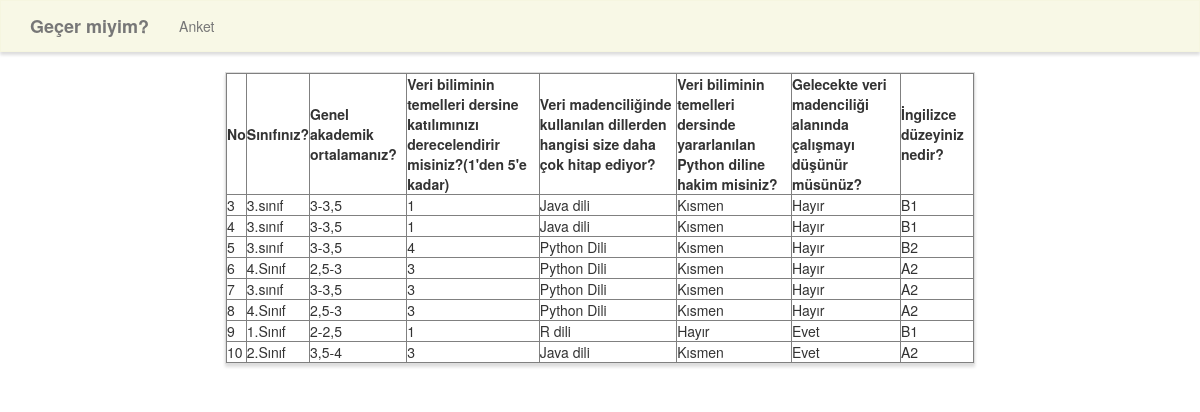
The page /analiz on the database its author committed.
### proje_anket/models.py (models this page shows)
class Cevaplar(models.Model):
    user_id = models.CharField(max_length=255)
    sinif = models.CharField(max_length=255)
    ortalama =models.CharField(max_length=255)
    katilim_derecesi =models.CharField(max_length=255)
    hitap_eden=models.CharField(max_length=255)
    hakim_misin=models.CharField(max_length=255)
    dusunur_musun=models.CharField(max_length=255)
    ing_duzey=models.CharField(max_length=255)

### proje_anket/views.py (the view)
# urls.py: path('analiz', anket_views.analiz, name='analiz'),
def analiz(request):
    context = {
        'sorular' : model_soru_secenek,
        'cevaplar': Cevaplar.objects.all()
    }
    return render(request, 'proje_anket/analiz.html', context)

### proje_anket/templates/proje_anket/analiz.html (shortened to what this page needs)
{% extends "proje_anket/base.html" %}
{% block main %}
<div class="row">
    <div class="col-lg-8 col-lg-offset-2">
        <div class="panel panel-default">
            <table border="1" cellpadding="10px" cellspacing="5px">
                    <thead>
                    <tr>
                        <th>No</th>
                        {%for soru in sorular%}
                        <th>{{soru.soru_metin}}</th>
                        {%endfor %}
                    </tr>
                    </thead>
                    <tbody>
                        {%for cevap in cevaplar%}
                        <tr>
                            <td>{{cevap.id}}</td>
                            <td>{{cevap.sinif}}</td>
                            <td>{{cevap.ortalama}}</td>
                            <td>{{cevap.katilim_derecesi}}</td>
                            <td>{{cevap.hitap_eden}}</td>
                            <td>{{cevap.hakim_misin}}</td>
                            <td>{{cevap.dusunur_musun}}</td>
                            <td>{{cevap.ing_duzey}}</td>
                        </tr>
                        {%endfor%}
                    </tbody>
                </table>
            </div>
    </div>
</div>
{% endblock %}

### proje_anket/templates/proje_anket/base.html (shortened to what this page needs)
{% load static %}
<!DOCTYPE html>
<html lang="en">
	<head>
		<link rel="stylesheet" href="https://maxcdn.bootstrapcdn.com/bootstrap/3.3.7/css/bootstrap.min.css">
		<link rel="stylesheet" type="text/css" href="{% static 'style.css' %}" />
	</head>
	<body>
		<nav class="navbar navbar-default" role="navigation">
			<div class="container">
				<div class="navbar-header">
					<a class="navbar-brand" href="{% url 'kayit' %}">Geçer miyim?</a>
				</div>
				<div class="collapse navbar-collapse navbar-ex1-collapse">
					<ul class="nav navbar-nav">
						<li><a href="{% url 'analiz' %}">Anket</a></li>
					</ul>
				</div>
			</div>
		</nav>
		<div class="container">
			{% block main %}{% endblock %}
		</div>
	</body>
</html>

### proje_anket/static/style.css (style rules this page uses)
.navbar-default, .btn, .form-control, .panel { border-radius: 0; }
.navbar-default { background-color: rgba(245, 245, 220, .7); border-color: rgba(245, 245, 220, .6); box-shadow: 0px 3px 3px 0px #ddd; }
.panel { box-shadow: 0px 3px 3px 0px #ddd; }
a.navbar-brand, .panel-title { font-weight: bolder; }

### rows shown on the page
Cevaplar: id "3", sinif "3.sınıf", ortalama "3-3,5", katilim_derecesi "1", hitap_eden "Java dili", hakim_misin "Kısmen", dusunur_musun "Hayır", ing_duzey "B1"
Cevaplar: id "4", sinif "3.sınıf", ortalama "3-3,5", katilim_derecesi "1", hitap_eden "Java dili", hakim_misin "Kısmen", dusunur_musun "Hayır", ing_duzey "B1"
Cevaplar: id "5", sinif "3.sınıf", ortalama "3-3,5", katilim_derecesi "4", hitap_eden "Python Dili", hakim_misin "Kısmen", dusunur_musun "Hayır", ing_duzey "B2"
Cevaplar: id "6", sinif "4.Sınıf", ortalama "2,5-3", katilim_derecesi "3", hitap_eden "Python Dili", hakim_misin "Kısmen", dusunur_musun "Hayır", ing_duzey "A2"
Cevaplar: id "7", sinif "3.sınıf", ortalama "3-3,5", katilim_derecesi "3", hitap_eden "Python Dili", hakim_misin "Kısmen", dusunur_musun "Hayır", ing_duzey "A2"
Cevaplar: id "8", sinif "4.Sınıf", ortalama "2,5-3", katilim_derecesi "3", hitap_eden "Python Dili", hakim_misin "Kısmen", dusunur_musun "Hayır", ing_duzey "A2"
Cevaplar: id "9", sinif "1.Sınıf", ortalama "2-2,5", katilim_derecesi "1", hitap_eden "R dili", hakim_misin "Hayır", dusunur_musun "Evet", ing_duzey "B1"
Cevaplar: id "10", sinif "2.Sınıf", ortalama "3,5-4", katilim_derecesi "3", hitap_eden "Java dili", hakim_misin "Kısmen", dusunur_musun "Evet", ing_duzey "A2"

### other values the page prints
{{ soru.soru_metin }} "Sınıfınız?" "Genel akademik ortalamanız?" "Veri biliminin temelleri dersine katılımınızı derecelendirir misiniz?(1'den 5'e kadar)" "Veri madenciliğinde kullanılan dillerden hangisi size daha çok hitap ediyor?" "Veri biliminin temelleri dersinde yararlanılan Python diline hakim misiniz?" "Gelecekte veri madenciliği alanında çalışmayı düşünür müsünüz?" "İngilizce düzeyiniz nedir?"
